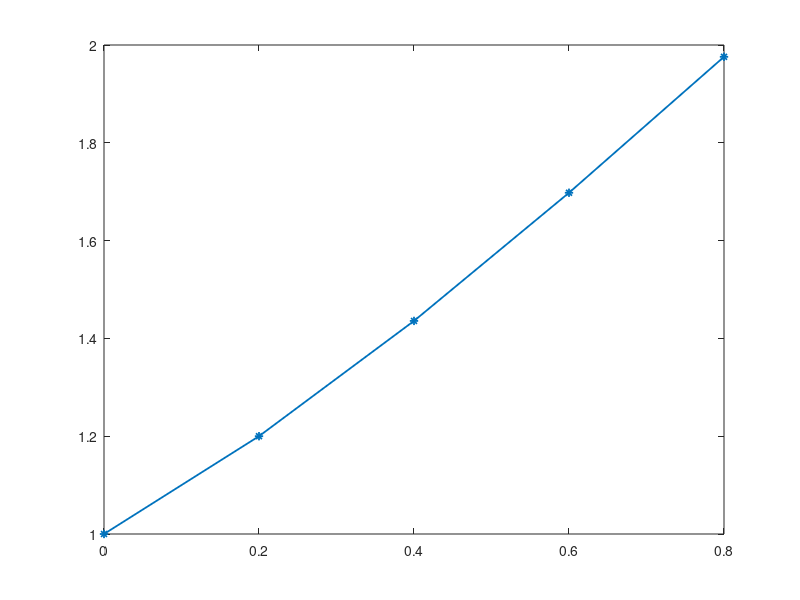

Write MATLAB code to recreate this figure. (Note: this script raises an error after producing the figure.)
%% *Euler Method*
%% $$y_{n+1} =y_n +h\cdot f\left(x_n ,y_n \right)$$

clear all;
format long;

% params
f = @(x, y) cos(x) + sin(x);
y(1) = 1;
xn = 0.8;
x0 = 0;
h = 0.2;

% function
x = x0:h:xn;

for n = 1:length(x)-1
    y(n+1) = y(n) + h * f(x(n), y(n));
    fprintf('Approximate value of y(%f) = %f\n', x(n+1), y(n+1))
end

x
y
plot(x, y, '*-', 'LineWidth', 1.3);
hold on;
soln = dsolve('Dy = cos(x) + sin(x)', 'y(0)=1', 'x')
xt = x0:0.01:xn;
yt = subs(soln, xt);
plot(xt, yt, 'LineWidth', 1.3);
hold off;
legend('Approx Solution', 'Actual Solution')
%%